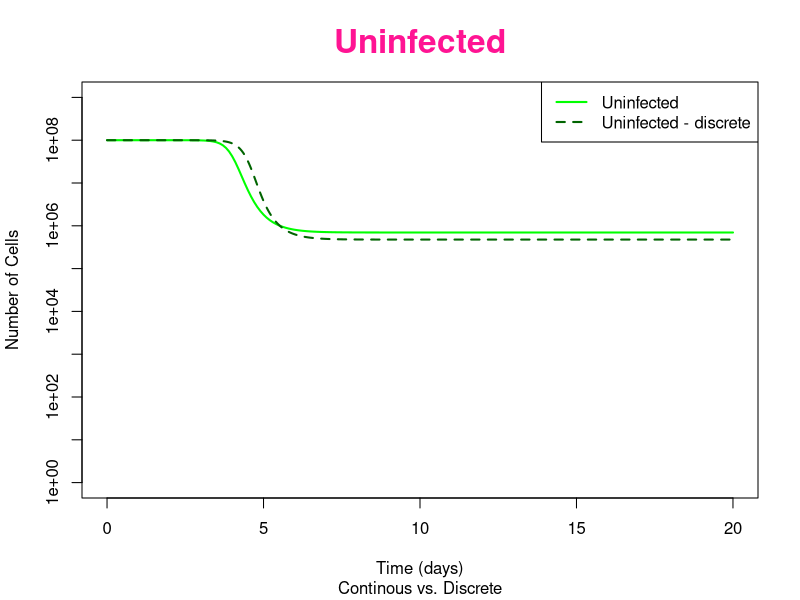
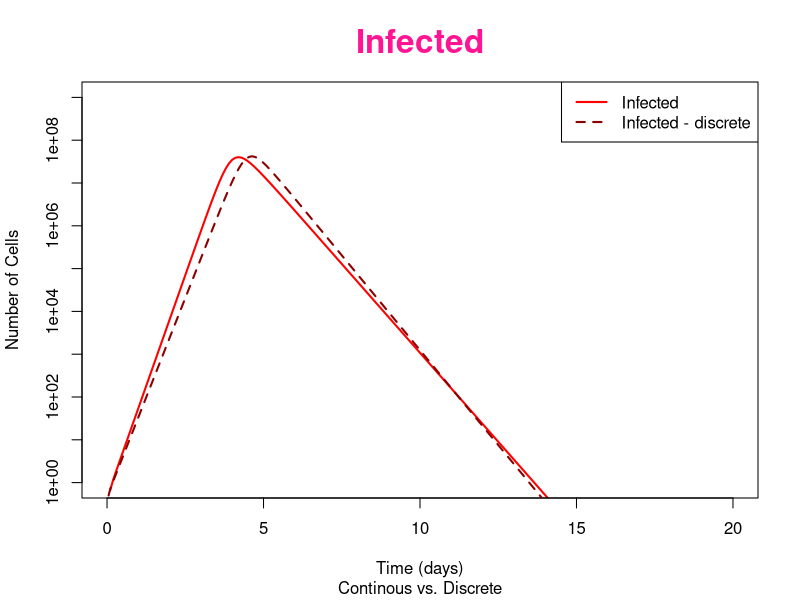
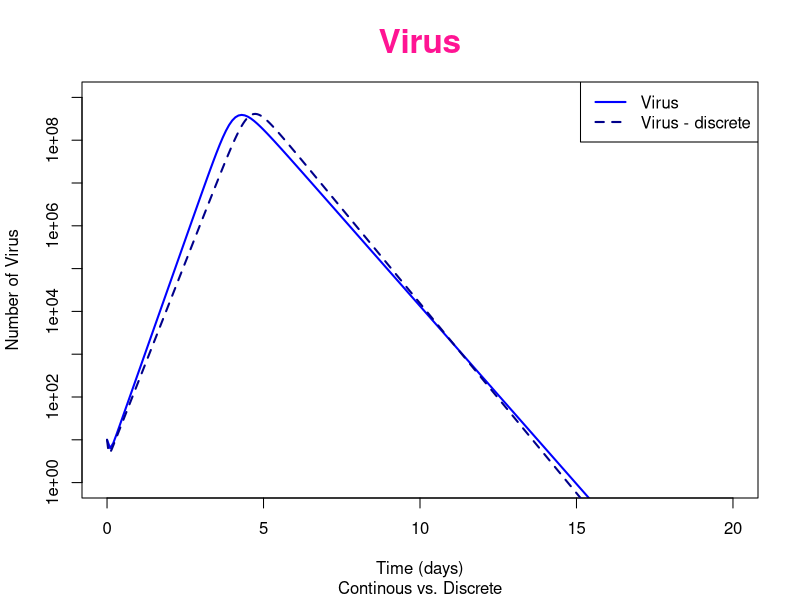

R code for these plots, in order:
# Raha Pirzadeh
# CS 510 midterm project
# A mathematical model of a small virus infection over discrete and continuous time models

# package installer
if (!require ("deSolve")) {
  install.packages("deSolve")
  library(deSolve)
}

# ODE = Ordinary Differential Equations
ode_equations <- function (t, y, parameters) 
{ 
  # uninfected target cells, infected target cells, virus
  Utc <- y[1] 
  Itc <- y[2] 
  Vir <- y[3]
  
  # parameters
  # rate virus infects target-cells
  p_1 <- parameters[1]
  # rate infected cells die 
  p_2 <- parameters[2]  
  # rate new virus particles are produced
  p_3 <- parameters[3]    
  # rate virus particles are cleared 
  p_4 <- parameters[4]      
  
  # differential equations
  d_Utc_dt <- -p_1 * Vir * Utc
  d_Itc_dt <- p_1 * Vir * Utc - p_2 * Itc
  d_Vir_dt <- p_3 * Itc - p_4 * Vir
  
  return(list(c(d_Utc_dt, d_Itc_dt, d_Vir_dt)))
} 


# main

# initial number of uninfected target cells 
Utc_0 <- 1e8
# initial number of infected target cells
Itc_0 <- 0
# initial condition for free virus V
Vir_0 <- 10

Y_0 <- c(Utc_0, Itc_0, Vir_0)

# values for model parameters
p_1 <- 1e-8
p_2 <- 2
p_3 <- 1e2
p_4 <- 10
parameters <- c(p_1, p_2, p_3, p_4)

# vector of times for which integration is evaluated from 0 to 10 days in steps of .1
time_vec <- seq(0, 20, .1) 

ode_output <- lsoda(Y_0, time_vec, ode_equations, parameters)
head(ode_output)

# discrete time model
dt <- .05
t_discrete <- seq(0, 20, by = dt)
Uvec <- rep(0, length(t_discrete))
Ivec <- Uvec
Vvec <- Uvec

Uvec[1] <- Utc_0
Ivec[1] <- Itc_0
Vvec[1] <- Vir_0

# time(in days) loop for the discrete time model
for(n in 1: (length (t_discrete) - 1)) 
{
  Uvec[n + 1] <- Uvec[n] - dt * p_1 * Uvec[n] * Vvec[n]
  Ivec[n + 1] <- Ivec[n] + dt * (p_1 * Uvec[n] * Vvec[n] - p_2 * Ivec[n])
  Vvec[n + 1] <- Vvec[n] + dt * (p_3 * Ivec[n] - p_4 * Vvec[n])
}

# Plots

# Uninfected plot
# plot shows Uninfected target cells over discrete and continuous time period
plot(ode_output[,1], ode_output[,2], type = "l", lwd = 2,
     xlab = "Time (days)", ylab = "Number of Cells", main = "Uninfected", sub = "Continous vs. Discrete",
     log = "y", xlim = c(0, 20) , ylim = c(1, 1e9), 
     col = "green", col.main = "deeppink", cex.main = 2)
lines(t_discrete, Uvec, col = "darkgreen", lwd = 2, lty = 2)
legend("topright", c("Uninfected", "Uninfected - discrete"),col = c("green", "darkgreen"), lwd = 2, lty = c(1,2))

# Infected plot
# plot shows infected target cells over discrete and continuous time period
plot(ode_output[,1], ode_output[,3], type = "l", lwd = 2,
     xlab = "Time (days)", ylab = "Number of Cells", main = "Infected", sub = "Continous vs. Discrete",
     log = "y", xlim = c(0, 20), ylim = c(1, 1e9),
     col = "red", col.main = "deeppink", cex.main = 2)
lines(t_discrete, Ivec, type = "l", col = "darkred", lwd = 2,lty = 2)
legend("topright", c("Infected", "Infected - discrete"), col = c("red", "darkred"), lwd = 2, lty = c(1, 2))

# Virus plot
# plot shows the virus over discrete and continuous time period
plot(ode_output[,1], ode_output[,4], type = "l", lwd = 2,
     xlab = "Time (days)", ylab = "Number of Virus", main = "Virus", sub = "Continous vs. Discrete",
     log = "y", xlim = c(0, 20), ylim = c(1, 1e9),
     col = "blue", col.main = "deeppink", cex.main = 2)
lines(t_discrete, Vvec, type = "l", col = "darkblue", lwd = 2, lty = 2)
legend("topright", c("Virus", "Virus - discrete"), col = c("blue", "darkblue"), lwd =2, lty = c(1, 2))
